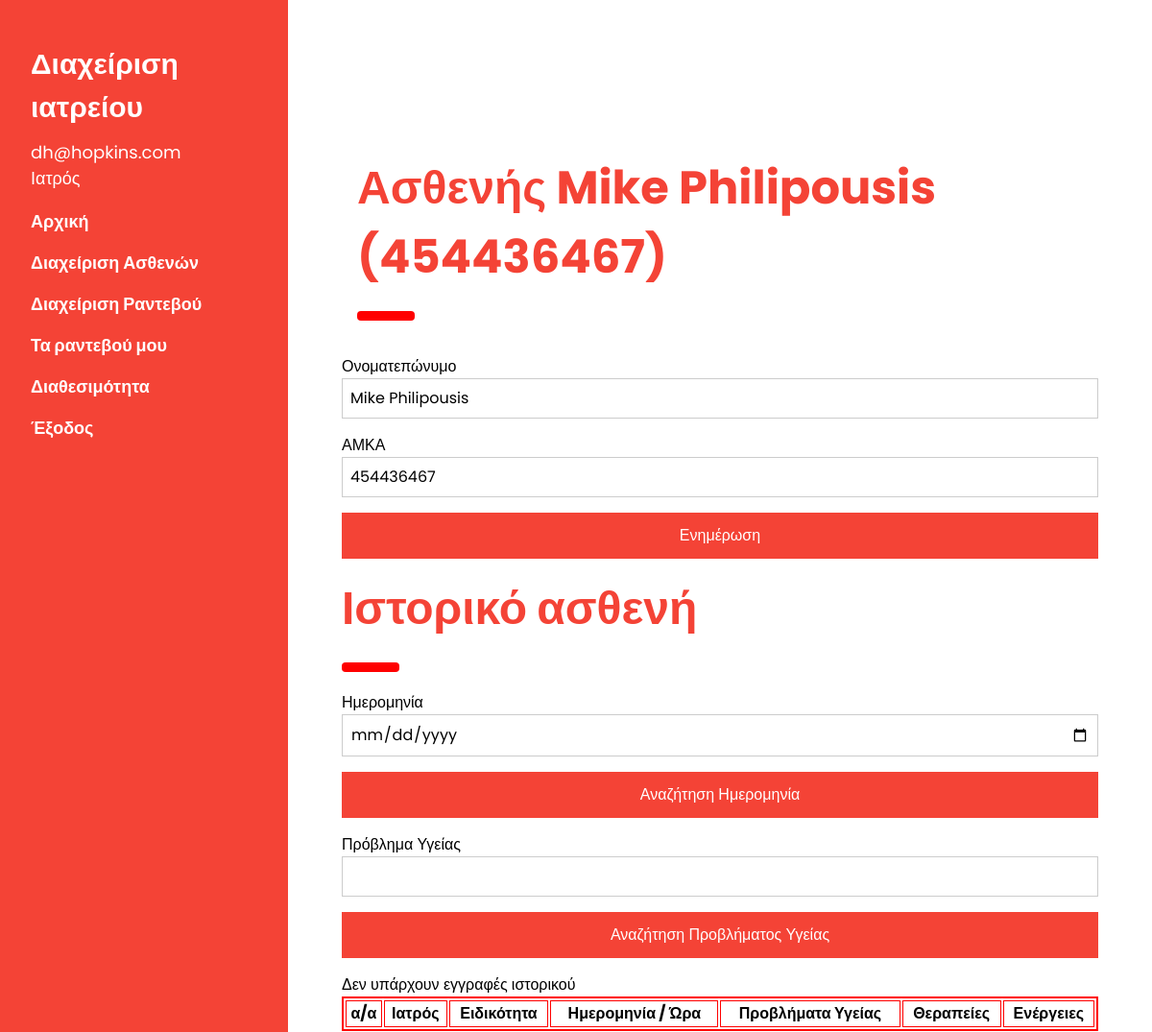
Page /patientrecord.php?patient_id=5 (signed in) on the committed database.
### tables this page shows
CREATE TABLE `patient` (
  `id` int(11) NOT NULL,
  `user_id` int(11) NOT NULL,
  `security_number` varchar(10) NOT NULL,
  `register_date` date NOT NULL
);

CREATE TABLE `user` (
  `id` int(11) NOT NULL,
  `email` varchar(40) NOT NULL,
  `password` varchar(10) NOT NULL,
  `fullname` varchar(50) NOT NULL,
  `idcard` varchar(12) NOT NULL,
  `role` enum('Ασθενής','Ιατρός','Γραμματέας','') NOT NULL
);

### dbfunctions.php (called while the page is built, shortened)
<?php
    function getUserFromPatient($conn, $patient_id){
        $sql = "SELECT p.*, u.email, u.fullname
                FROM patient p
                INNER JOIN user u ON p.user_id = u.id
                WHERE p.id = '$patient_id'";
        $result = mysqli_query($conn, $sql);
        if ($result && mysqli_num_rows($result) > 0) {
            return mysqli_fetch_assoc($result);
        }
        return -1;
    }
?>

### patientrecord.php (the view, shortened to what this page needs)
<?php
	include 'start.php';
  $date="";
  $health="";
  if ($_SESSION['role']=='Ασθενής'){
    $patient_id = $user['patient_id'];
    $patient = getUserFromPatient($conn, $patient_id);
  }
  else if (isset($_GET['patient_id'])){
    $patient_id = $_GET['patient_id'];
    $patient = getUserFromPatient($conn, $patient_id);
  }
?>
<div class="w3-main" style="margin-left:340px;margin-right:40px">
  <div class="w3-container" id="contact" style="margin-top:75px">
    <div class="w3-container" id="appointment" style="margin-top:75px">
      <h1 class="w3-xxxlarge w3-text-red"><b>Ασθενής <?php echo $patient['fullname']." (".$patient['security_number'].")";?></b></h1>
      <hr style="width:50px;border:5px solid red" class="w3-round">
    </div>
    <?php
    if ($_SESSION['role']!='Ασθενής'){
    ?>
    <form action="" method="POST">
      <div class="w3-section">
        <label>Ονοματεπώνυμο</label>
        <input class="w3-input w3-border" type="text" name="fullname" value="<?php echo $patient['fullname'];?>" required>
      </div>
      <div class="w3-section">
        <label>ΑΜΚΑ</label>
        <input class="w3-input w3-border" type="text" name="security_number" value="<?php echo $patient['security_number'];?>" required>
      </div>
      <button type="submit" name="updatepatient" class="w3-button w3-block w3-padding-large w3-red w3-margin-bottom">Ενημέρωση</button>
    </form>
    <?php
    }
    if ($_SESSION['role']!='Γραμματέας'){ ?>
      <h1 class="w3-xxxlarge w3-text-red"><b>Ιστορικό ασθενή</b></h1>
      <hr style="width:50px;border:5px solid red" class="w3-round">
      <form action="" method ="POST">
        <div class="w3-section">
          <label>Ημερομηνία</label>
          <input class="w3-input w3-border" type="date" name="register_date" required value="<?php echo $date;?>">
        </div>
        <button type="submit" name="searchdate" class="w3-button w3-block w3-padding-large w3-red w3-margin-bottom" >Αναζήτηση Ημερομηνία</button>
    </form>
    <form action="" method ="POST">
        <div class="w3-section">
          <label>Πρόβλημα Υγείας</label>
          <input class="w3-input w3-border" type="text" name="health_problems" required value="<?php echo $health;?>">
        </div>
        <button type="submit" name="searchhealth" class="w3-button w3-block w3-padding-large w3-red w3-margin-bottom" >Αναζήτηση Προβλήματος Υγείας</button>
    </form>
    <table border="2" bordercolor="red" width="100%">
      <tr>
        <th>α/α</th><th>Ιατρός</th><th>Ειδικότητα</th>
        <th>Ημερομηνία / Ώρα</th><th>Προβλήματα Υγείας</th><th>Θεραπείες</th>
        <?php
          if ($_SESSION['role']=='Ιατρός'){
        ?>
          <th>Ενέργειες</th>
          <?php
        } ?>
      </tr>
    </table>
  <?php } ?>
  </div>
</div>
<?php
	include 'end.php';
?>

### styles/w3.css (style rules this page uses)
*,*:before,*:after { box-sizing:inherit }
html { -ms-text-size-adjust:100%;-webkit-text-size-adjust:100% }
body { margin:0 }
b,strong { font-weight:bolder }
hr { box-sizing:content-box;height:0;overflow:visible }
button,input,select,textarea,optgroup { font:inherit;margin:0 }
button,input { overflow:visible }
button,select { text-transform:none }
button,[type=button],[type=reset],[type=submit] { -webkit-appearance:button }
html,body { font-family:Verdana,sans-serif;font-size:15px;line-height:1.5 }
html { overflow-x:hidden }
h1 { font-size:36px }
h1,h2,h3,h4,h5,h6 { font-family:"Segoe UI",Arial,sans-serif;font-weight:400;margin:10px 0 }
hr { border:0;border-top:1px solid #eee;margin:20px 0 }
.w3-btn,.w3-button { border:none;display:inline-block;padding:8px 16px;vertical-align:middle;overflow:hidden;text-decoration:none;color:inherit;background-color:inherit;text-align:center;cursor:pointer;white-space:nowrap }
.w3-btn,.w3-button { -webkit-touch-callout:none;-webkit-user-select:none;-khtml-user-select:none;-moz-user-select:none;-ms-user-select:none;user-select:none }
.w3-input { padding:8px;display:block;border:none;border-bottom:1px solid #ccc;width:100% }
.w3-main,#main { transition:margin-left .4s }
.w3-block { display:block;width:100% }
.w3-container:after,.w3-container:before,.w3-panel:after,.w3-panel:before,.w3-row:after,.w3-row:before,.w3-row-padding:after,.w3-row-padding:before, .w3-cell-row:before,.w3-cell-row:after,.w3-clear:after,.w3-clear:before,.w3-bar:before,.w3-bar:after { content:"";display:table;clear:both }
.w3-round,.w3-round-medium { border-radius:4px }
.w3-container,.w3-panel { padding:0.01em 16px }
.w3-xxxlarge { font-size:48px!important }
.w3-border { border:1px solid #ccc!important }
.w3-section,.w3-code { margin-top:16px!important;margin-bottom:16px!important }
.w3-margin-bottom { margin-bottom:16px!important }
.w3-padding-large { padding:12px 24px!important }
.w3-red,.w3-hover-red:hover { color:#fff!important;background-color:#f44336!important }
.w3-text-red,.w3-hover-text-red:hover { color:#f44336!important }

### start.php (style rules this page uses)
body,h1,h2,h3,h4,h5 { font-family: "Poppins", sans-serif }
body { font-size:16px; }

### rows in the picture
patient: user.fullname "Mike Philipousis", security_number "454436467", fullname "Mike Philipousis"

### other values in the picture
$_SESSION['email'] "dh@hopkins.com"
$_SESSION['role'] "Ιατρός"
